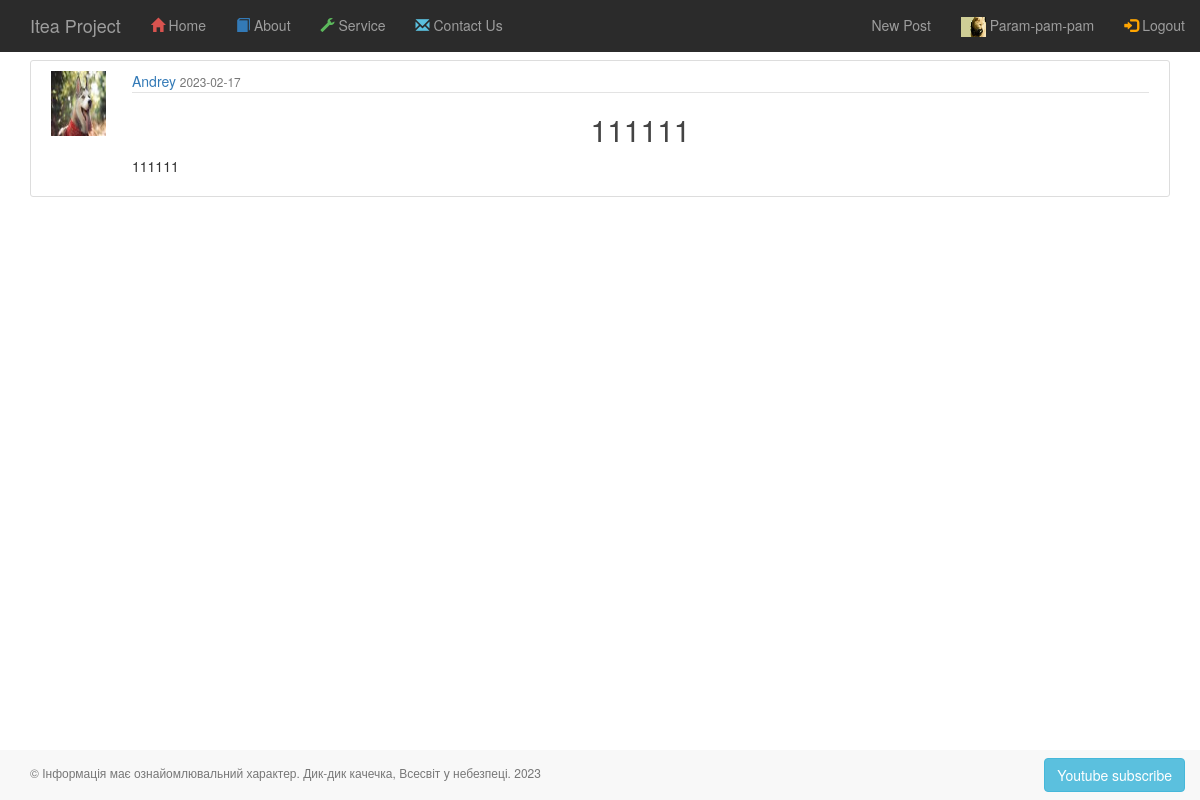
/posts/post/13 (signed in), run on the app's committed database.
### app/auth/models.py (models this page shows, shortened)
class Profile(BaseModel):
    avatar = CharField()
    info = TextField()
    city = CharField()
    age = IntegerField()

class User(BaseModel, UserMixin):
    username = CharField(max_length=100)
    email = CharField(max_length=200, unique=True, index=True)
    __password_hash = CharField(max_length=128)
    last_visit = DateTimeField(default=datetime.datetime.now)
    role = ForeignKeyField(Role, backref='users')
    profile = ForeignKeyField(Profile)
    @property
    def password(self):
        raise AttributeError('password is not a valid attribute')

class Post(BaseModel):
    title = CharField(max_length=100)
    content = TextField(default="")
    date_posted = DateTimeField(default=datetime.datetime.utcnow)
    author = ForeignKeyField(User)

### app/posts/routes.py (the view)
@posts.route("/post/<int:post_id>")
def post_func(post_id):
    post = Post.select().where(Post.id == post_id).first()
    if not post:
        abort(404)
    return render_template('posts/posts.html',
                           title=post.title,
                           post=post)

### app/auth/models.py (called while the page is built)
@login_manager.user_loader
def load_user(user_id):
    return User.select().where(User.id == user_id).first()

### app/templates/posts/posts.html (shortened to what this page needs)
{% extends '_base.html' %}
{% block page_content %}
    <article class="media content-section">
        <img class="rounded-circle article-img pull-left"
             src="{{ post.author.profile.avatar }}">
        <div class="media-body">
            <div class="article-metadata">
                <a class="mr-2" href="{{ url_for('posts.user_posts', username=post.author.username) }}">{{ post.author.username }}</a>
                <small class="text-muted">{{ post.date_posted.strftime('%Y-%m-%d') }}</small>
            </div>
            <h2 class="article-title">{{ post.title }}</h2>
            <p class="article-content">{{ post.content }}</p>
        </div>
    </article>
{% endblock page_content %}

### app/templates/nav/nav-top-bar.html (shortened to what this page needs)
<nav class="navbar-wrapper navbar-inverse navbar-fixed-top">
    <div class="container-fluid">
        <div class="navbar-header">
            <a href="/" class="navbar-brand">Itea Project</a>
        </div>
        <div class="collapse navbar-collapse navHeaderCollapse">
            <ul class="nav navbar-nav">
                <li class=""><a href="/">
                    <span id="home_menu_icon_color" class="glyphicon glyphicon-home"></span> Home</a></li>
                <li class=""><a href="{{ url_for('main.about') }}">
                    <span id="training_menu_icon_color" class="glyphicon glyphicon-book"></span> About</a>
                </li>
                <li class=""><a href="#">
                    <span id="services_menu_icon_color" class="glyphicon glyphicon-wrench"></span> Service</a>
                </li>
                <li class=""><a href="#">
                    <span id="contact_us_menu_icon_color" class="glyphicon glyphicon-envelope"></span> Contact Us</a>
                </li>
            </ul>
            <ul class="nav navbar-nav navbar-right">
                {% if current_user.is_authenticated %}
                    <li><a class="nav-item nav-link" href="{{ url_for('posts.new_post') }}">New Post</a></li>
                    <li><a href="{{ url_for('auth.account') }}">
                        <img src="{{ current_user.profile.avatar }}" alt="avatar" width="25" height="20">
                        {{ current_user.username }}
                    </a></li>
                    <li><a href="{{ url_for('auth.logout') }}">
                        <span id="login_menu_icon_color" class="glyphicon glyphicon-log-in"></span> Logout</a></li>
                {% else %}
                    <li><a href="{{ url_for('auth.register') }}">
                        <span id="sign_up_menu_icon_color" class="glyphicon glyphicon-user"></span> Register</a></li>
                    <li><a href="{{ url_for('auth.login') }}">
                        <span id="login_menu_icon_color" class="glyphicon glyphicon-log-in"></span> Login</a></li>
                {% endif %}
            </ul>
        </div>
    </div>
</nav>

### app/static/css/styles_nav_top_bar.css (style rules this page uses)
#home_menu_icon_color { color:#D9534F; }
#training_menu_icon_color { color:#337AB7; }
#services_menu_icon_color { color:#5CB85C }
#contact_us_menu_icon_color { color:#5BC0DE; }
#login_menu_icon_color { color:orange; }
.navbar-inverse { background-color: rgb(43, 43, 43); border-color: #405976; }

### app/static/css/styles_blog.css (style rules this page uses)
.content-section { background: #ffffff; padding: 10px 20px; border: 1px solid #dddddd; border-radius: 3px; margin-bottom: 20px; }
.article-title { color: #444444; }
.article-content { white-space: pre-line; }
.article-img { height: 65px; width: 65px; margin-right: 16px; }
.article-metadata { padding-bottom: 1px; margin-bottom: 4px; border-bottom: 1px solid #e3e3e3 }

### app/static/css/styles.css (style rules this page uses)
h1, h2, h3 { text-align: center; }

### data on the page
Profile: profile.avatar (picture)
User: username "Param-pam-pam"
Profile: author.profile.avatar (picture)
User: author.username "Andrey"
Post: date_posted "2023-02-17", title "111111", content "111111"
